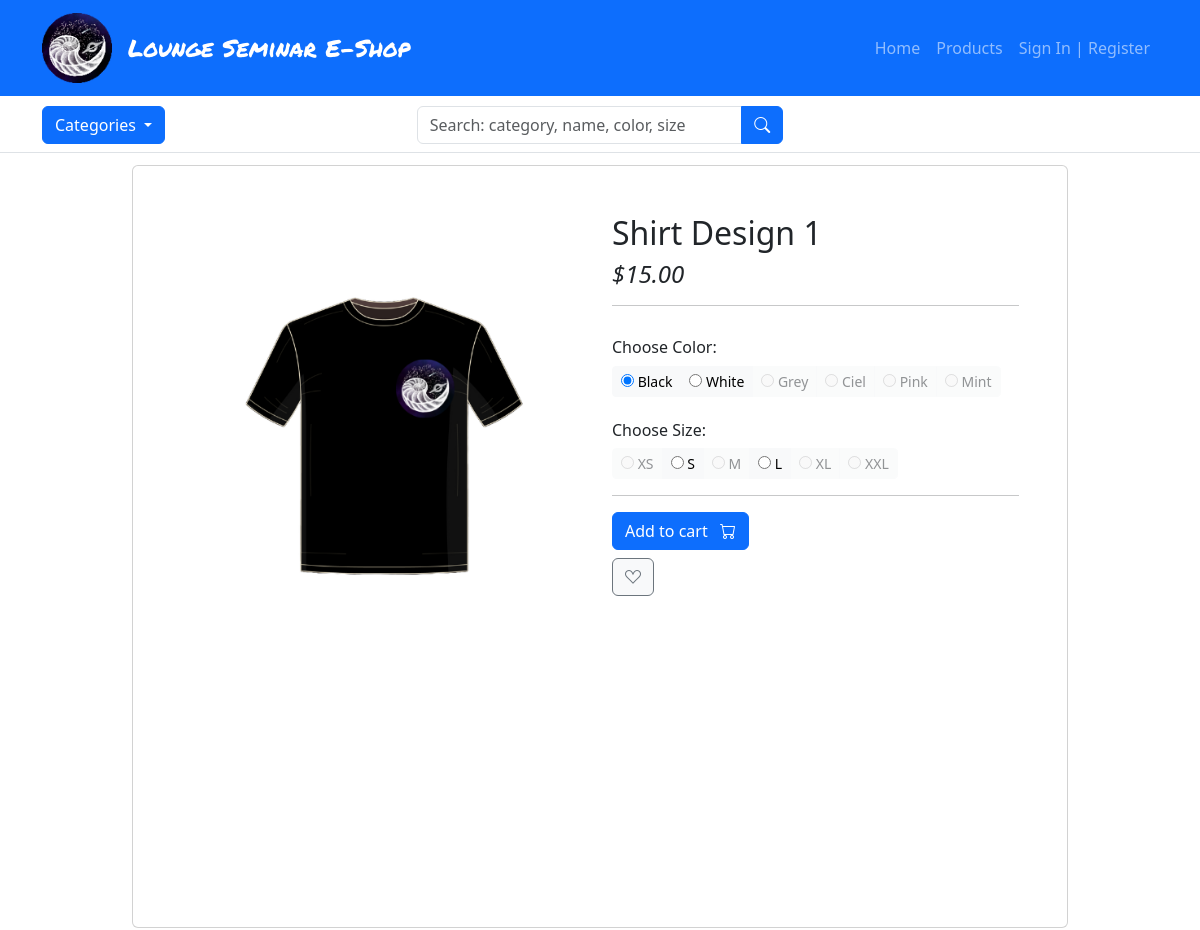
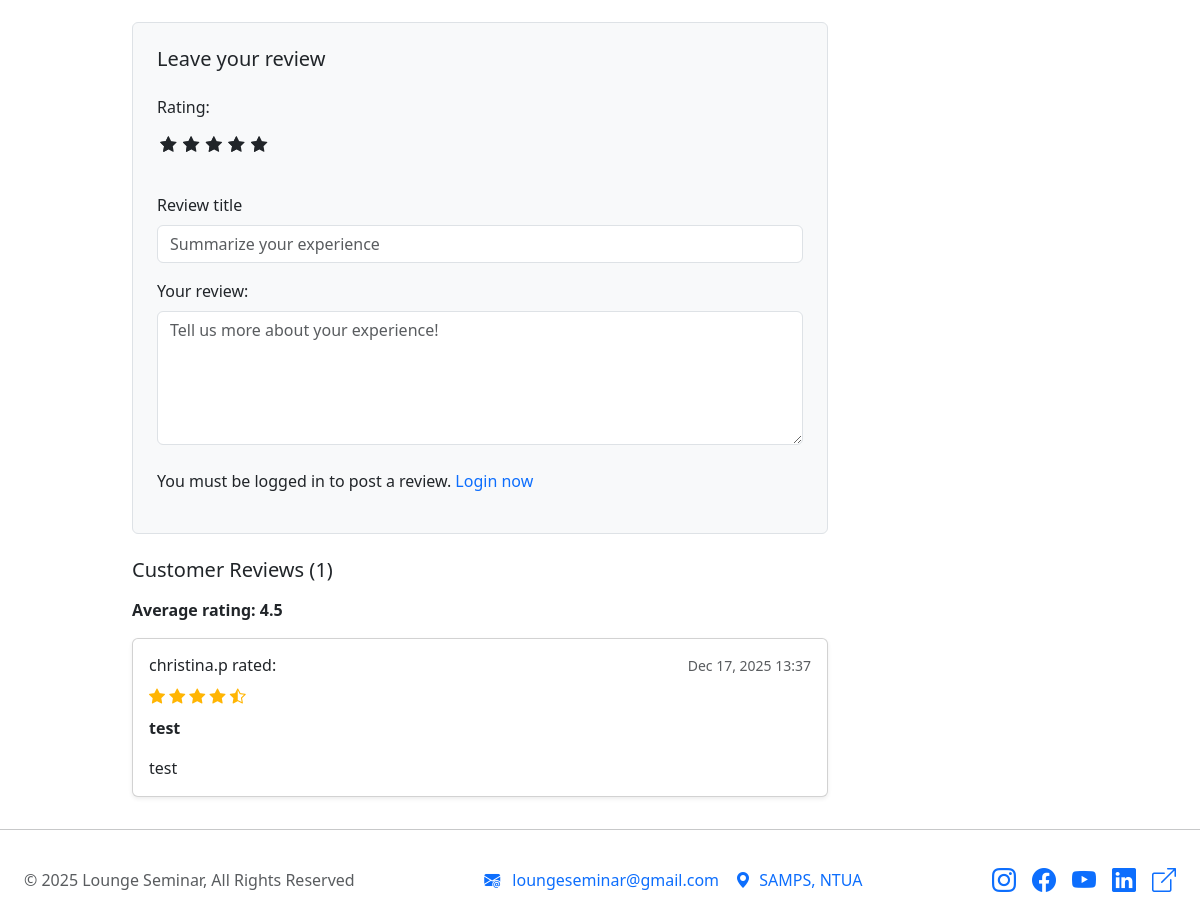
/products/category/apparel/shirt-design-1/, run on the app's committed database (2 pictures, top to bottom).
### products/models.py (models this page shows, shortened)
class Product(models.Model):
    product_name = models.CharField(max_length=50)
    slug = models.SlugField(max_length=200, unique=True, blank=True)
    category = models.ForeignKey(Category, on_delete=models.CASCADE)
    sub_category = models.ForeignKey(
        Category,
        on_delete=models.SET_NULL,
        related_name='subcategory',
        null=True,
        blank=True
    )
    price = models.DecimalField(max_digits=8, decimal_places=2, null=True)
    description = models.TextField(max_length=500, blank=True)

class ProductColorVariant(models.Model):
    product = models.ForeignKey(Product, on_delete=models.CASCADE, related_name="colors")
    color = models.ForeignKey(Color, on_delete=models.CASCADE)
    front_image = models.ImageField(upload_to='products/', blank=True, null=True, validators=[validate_image])
    back_image = models.ImageField(upload_to='products/', blank=True, null=True, validators=[validate_image])
    def is_available(self):
        return self.sizes.filter(inventory__gt=0).exists()
    class Meta:
        unique_together = ('product', 'color')

class Color(models.Model):
    color = models.CharField(max_length=30)

class Size(models.Model):
    size = models.CharField(max_length=4)

class ReviewRating(models.Model):
    product = models.ForeignKey(Product, on_delete=models.CASCADE)
    user = models.ForeignKey('auth.User', on_delete=models.CASCADE)
    subject = models.CharField(max_length=100, blank=True)
    review = models.TextField(max_length=500, blank=True)
    rating = models.FloatField()
    ip = models.CharField(max_length=20, blank=True)
    status = models.BooleanField(default=True)
    created_at = models.DateTimeField(auto_now_add=True)
    updated_at = models.DateTimeField(auto_now=True)

### products/views.py (the view, shortened to what this page needs)
# urls.py: path('products/category/<slug:category_slug>/<slug:product_slug>/', views.product_detail, name='product_detail'),
def product_detail(request, category_slug, product_slug):
    single_product = get_object_or_404(
        Product.objects.prefetch_related(
            'colors',
            'colors__sizes__size'
        ),
        category__slug=category_slug,
        slug=product_slug
    )
    color_variants = single_product.colors.all()
    sizes_by_color = defaultdict(list)
    for color in color_variants:
        for size_variant in color.sizes.all():  # include N/A
            size_name = size_variant.size.size
            if size_name == "N/A":
                size_name = "One size"
            sizes_by_color[color.id].append({
                "id": size_variant.id,
                "size": size_name,
                "inventory": size_variant.inventory,
            })
    is_product_available = any(
        size["inventory"] > 0
        for sizes in sizes_by_color.values()
        for size in sizes
    )
    orderproduct = None
    reviews = ReviewRating.objects.filter(product_id=single_product.id)
    average_rating = reviews.aggregate(avg=Avg('rating'))['avg']
    context = {
        "single_product": single_product,
        "color_variants": color_variants,
        "sizes_by_color": dict(sizes_by_color),
        "is_product_available": is_product_available,
        "orderproduct": orderproduct,
        "reviews": reviews,
        "average_rating": average_rating,
    }
    context.update(store_essentials())
    return render(request, "products/product_detail.html", context)

### categories/context_processors.py (called while the page is built)
def menu_links(request):
    links = Category.objects.filter(parent__isnull=True)
    return dict(links=links)

### categories/models.py (called while the page is built)
    def get_url(self):
        return reverse('products:products_by_category', args=[self.slug])

### products/templatetags/product_extras.py (called while the page is built)
@register.filter
def get_item(dictionary, key):
    return dictionary.get(key, [])

### products/templates/products/product_detail.html (shortened to what this page needs)
{% extends 'layout.html' %}
{% load static %}
{% load product_extras %}
{% block body %}
<section class="section-content padding-y bg" id="prod-det-page">
    <div class="container">
        <div class="card p-5">
            <div class="row no-gutters">
                <aside class="col-md-6">
                    <article class="gallery-wrap">
                        <div class="img-big-wrap">
                            <img id="main-product-image"
                                src="{{ color_variants.first.front_image.url }}"
                                data-front="{{ color_variants.first.front_image.url }}"
                                data-back="{% if color_variants.first.back_image %}{{ color_variants.first.back_image.url }}{% else %}{{ color_variants.first.front_image.url }}{% endif %}"
                                class="img-fluid">
                        </div>
                    </article>
                </aside>
                <main class="col-md-6 border-left">
                    <article class="content-body">
                        <h2 class="title">{{ single_product.product_name }}</h2>
                        <div class="mb-3">
                            <var class="price h4">${{ single_product.price }}</var>
                        </div>
                        <hr>
                        <div class="row">
                            <div class="item-option-select">
                                <h6 class="mt-3">Choose Color:</h6>
                                <div class="btn-group btn-group-sm" role="group">
                                    {% for variant in color_variants %}
                                        <label class="btn btn-light color-option {% if not variant.is_available %}text-muted disabled{% endif %}">
                                            <input type="radio"
                                                name="color"
                                                value="{{ variant.id }}"
                                                data-image="{{ variant.front_image.url }}"
                                                data-back="{% if variant.back_image %}{{ variant.back_image.url }}{% else %}{{ variant.front_image.url }}{% endif %}"
                                                {% if not variant.is_available %}disabled{% endif %}
                                                {% if forloop.first %}checked{% endif %}
                                                {% if not variant.is_available %}disabled{% endif %}>
                                            {{ variant.color.color }}
                                        </label>
                                    {% endfor %}
                                </div>
                            </div>
                        </div>
                        <div class="row">
                            <div class="item-option-select">
                                <h6 class="mt-4">Choose Size:</h6>
                                {% for color in color_variants %}
                                    <div class="btn-group btn-group-sm size-group
                                                {% if not forloop.first %}d-none{% endif %}" role="group" data-color-id="{{ color.id }}">
                                        {% for size in sizes_by_color|get_item:color.id %}
                                            <label class="btn btn-light
                                                {% if size.inventory <= 0 %}text-muted disabled{% endif %}">
                                                <input type="radio" name="size" value="{{ size.id }}"
                                                    {% if size.inventory <= 0 %}disabled{% endif %}>
                                                {{ size.size }}
                                            </label>
                                        {% endfor %}
                                    </div>
                                {% endfor %}
                            </div>
                        </div>
                        <hr>
                        {% if is_product_available %}
                            <form id="add-to-cart-form" method="post" action="{% url 'carts:add_cart' single_product.id %}">
                                <button type="submit" class="btn btn-primary">
                                    <span class="text me-2">Add to cart</span>
                                    <i class="bi bi-cart"></i>
                                </button>
                            </form>
                        {% else %}
                            <div class="alert alert-danger mt-3" role="alert">
                                <strong>Out of stock</strong>
                            </div>
                        {% endif %}
                        {% if user.is_authenticated %}
                            <form method="post" action="{% url 'loginreg:wishlist' single_product.id %}">
                                {% csrf_token %}
                                <button class="btn btn-light btn-outline-secondary mt-2">
                                    <i class="bi bi-suit-heart"></i>
                                </button>
                            </form>
                        {% else %}
                            <a href="{% url 'loginreg:loginreg' %}" class="btn btn-light btn-outline-secondary mt-2">
                                <i class="bi bi-suit-heart"></i>
                            </a>
                        {% endif %}
                    </article>
                </main>
            </div>
        </div>
        <br>
        <div class="row">
            <div class="col-md-9">
                <form action="{% url 'products:submit_review' single_product.id %}" method="POST" class="p-4 border rounded bg-light">
                    <h5 class="mb-4">Leave your review</h5>
                    <div class="mb-4">
                        <label class="form-label d-block">Rating:</label>
                        <div class="rate">
                            <input type="radio" name="rating" id="rating10" value="5" required><label for="rating10" title="5"></label>
                            <input type="radio" name="rating" id="rating8" value="4" required><label for="rating8" title="4"></label>
                            <input type="radio" name="rating" id="rating6" value="3" required><label for="rating6" title="3"></label>
                            <input type="radio" name="rating" id="rating4" value="2" required><label for="rating4" title="2"></label>
                            <input type="radio" name="rating" id="rating2" value="1" required><label for="rating2" title="1"></label>
                        </div>
                    </div>
                    <div class="mb-3">
                        <label for="subject" class="form-label">Review title</label>
                        <input type="text" class="form-control" name="subject" id="subject" placeholder="Summarize your experience">
                    </div>
                    <div class="mb-4">
                        <label for="review" class="form-label">Your review:</label>
                        <textarea name="review" id="review" rows="5" class="form-control" placeholder="Tell us more about your experience!"></textarea>
                    </div>
                    {% if user.is_authenticated %}
                        {% if orderproduct %}
                            <div class="d-grid">
                                <button type="submit" class="btn btn-primary">
                                    Submit review
                                </button>
                            </div>
                        {% else %}
                            <p class="text-muted">
                                You must purchase this product to post a review.
                            </p>
                        {% endif %}
                    {% else %}
                        <p>
                            You must be logged in to post a review.
                            <a href="{% url 'loginreg:loginreg' %}">Login now</a>
                        </p>
                    {% endif %}
                </form>
                <div class="reviews-section mt-4">
                    <h5 class="mb-3">Customer Reviews ({{ reviews.count }})</h5>
                    <p class="fw-bolder">Average rating: {{ average_rating }}</p>
                    {% for review in reviews %}
                        <div class="card mb-3 shadow-sm">
                            <div class="card-body">
                                <div class="d-flex justify-content-between align-items-center mb-2">
                                    <h6 class="card-title mb-0">{{ review.user.username }} rated:</h6>
                                    <small class="text-muted">{{ review.updated_at|date:"M d, Y H:i" }}</small>
                                </div>
                                {% if review.rating %}
                                    <div class="rating-star">
                                        <span><i class="bi bi-star{% if review.rating >= 1 %}-fill{% elif review.rating == 0.5 %}-half{% endif %}"></i></span>
                                        <span><i class="bi bi-star{% if review.rating >= 2 %}-fill{% elif review.rating == 1.5 %}-half{% endif %}"></i></span>
                                        <span><i class="bi bi-star{% if review.rating >= 3 %}-fill{% elif review.rating == 2.5 %}-half{% endif %}"></i></span>
                                        <span><i class="bi bi-star{% if review.rating >= 4 %}-fill{% elif review.rating == 3.5 %}-half{% endif %}"></i></span>
                                        <span><i class="bi bi-star{% if review.rating == 5 %}-fill{% elif review.rating == 4.5 %}-half{% endif %}"></i></span>
                                    </div>
                                {% endif %}
                                <p class="card-text mt-2 fw-bold">{{ review.subject }}</p>
                                <p class="card-text">{{ review.review }}</p>
                            </div>
                        </div>
                    {% empty %}
                        <p class="text-muted">No reviews yet. Be the first to review this product!</p>
                    {% endfor %}
                </div>
            </div>
        </div>
    </div>
</section>
{% endblock %}

### static/css/styles.css (style rules this page uses)
:root { font-size: clamp(16px, 1vh, 30px); --navbar-height: 65px; --subheader-height: 70px; }
html, body { height: 100%; display: flex; flex-direction: column; }
main { flex: 1 0 auto; min-height: calc(100vh - var(--navbar-height) - var(--subheader-height)); }
a { text-decoration: none !important; }
#store-page, #prod-det-page, #account-page, #cart-page, #checkout-page, #checkout-page { flex: 1 0 auto; padding-top: calc(var(--navbar-height) + var(--subheader-height) + 30px); padding-left: 10%; padding-right: 10%; }
.rate { display: inline-block; border: 0; }
.rate > label { float: right; }
.rate > label:before { display: inline-block; font-size: 1.1rem; font-family: FontAwesome; content: "\f005"; margin: 0; padding: 0.3rem .2rem; cursor: pointer; }
.rating-star i, .rating-star i::before { color: #ffb503; }

### data on the page
Product: first.front_image (picture), product_name "Shirt Design 1", price "15.00"
ProductColorVariant: back_image "☑ Black", color.color "Black", size "S" "M" "L"
ProductColorVariant: back_image "☐ White", color.color "White"
ProductColorVariant: back_image "☐ Grey", color.color "Grey"
ProductColorVariant: back_image "☐ Ciel", color.color "Ciel"
ProductColorVariant: back_image "☐ Pink", color.color "Pink"
ProductColorVariant: back_image "☐ Mint", color.color "Mint"
Size: size "XS"
Size: size "XL"
Size: size "XXL"
ReviewRating: user.username "christina.p", updated_at "Dec 17, 2025 13:37", rating 4.5 (drawn), subject "test", review "test"

### other printed values
{{ reviews.count }} "1"
{{ average_rating }} "4.5"
